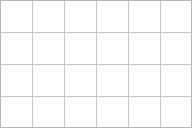
<?xml version="1.0" encoding="UTF-8"?>
<ui version="4.0">
 <class>MyEmotion</class>
 <widget class="QWidget" name="MyEmotion">
  <property name="geometry">
   <rect>
    <x>0</x>
    <y>0</y>
    <width>192</width>
    <height>128</height>
   </rect>
  </property>
  <property name="windowTitle">
   <string>Form</string>
  </property>
  <widget class="QTableWidget" name="tableWidget">
   <property name="geometry">
    <rect>
     <x>0</x>
     <y>0</y>
     <width>192</width>
     <height>128</height>
    </rect>
   </property>
   <property name="verticalScrollBarPolicy">
    <enum>Qt::ScrollBarAlwaysOff</enum>
   </property>
   <property name="horizontalScrollBarPolicy">
    <enum>Qt::ScrollBarAlwaysOff</enum>
   </property>
   <property name="rowCount">
    <number>4</number>
   </property>
   <property name="columnCount">
    <number>6</number>
   </property>
   <attribute name="horizontalHeaderVisible">
    <bool>false</bool>
   </attribute>
   <attribute name="horizontalHeaderDefaultSectionSize">
    <number>32</number>
   </attribute>
   <attribute name="verticalHeaderVisible">
    <bool>false</bool>
   </attribute>
   <attribute name="verticalHeaderDefaultSectionSize">
    <number>32</number>
   </attribute>
   <attribute name="verticalHeaderHighlightSections">
    <bool>true</bool>
   </attribute>
   <row/>
   <row/>
   <row/>
   <row/>
   <column/>
   <column/>
   <column/>
   <column/>
   <column/>
   <column/>
  </widget>
 </widget>
 <resources/>
 <connections/>
</ui>
